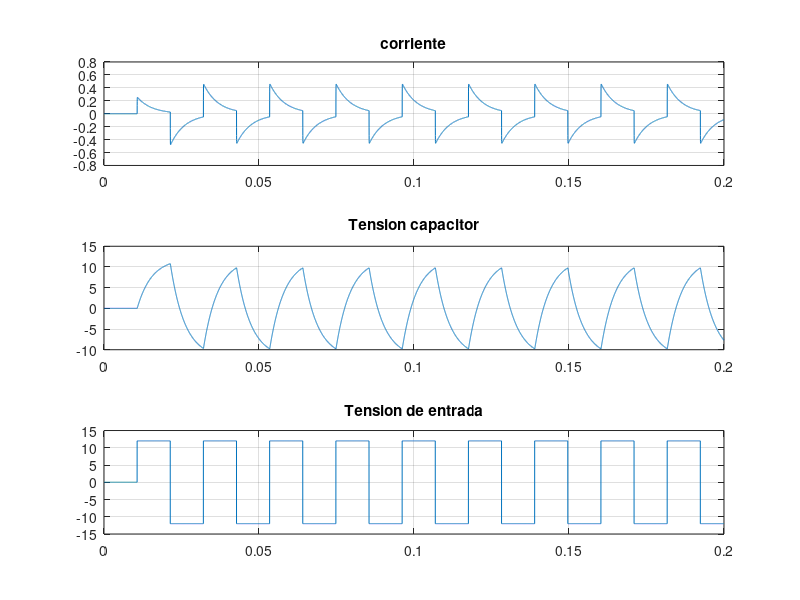
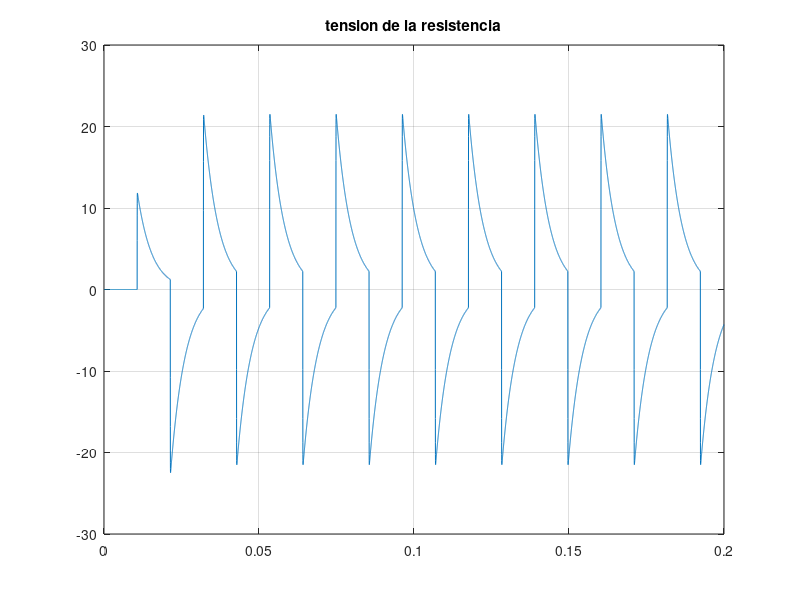

Source code (MATLAB) for these figures, in order:
%%TP1 inciso 1
pkg load control signal;
clc; clear all; close all;

%componentes
R=47;
L=1e-3;
C=100e-6;
Ve=0;
I(1)=0;%X1
V_c(1)=0;%X2

%matrices del espacio de estados (ss)
A=[-R/L -1/L; 1/C 0]
B=[1/L; 0]
Ct=[R 0]
D=[0]
X=[I ; V_c];
u(1)=0;
[num,den]=ss2tf(A,B,Ct,D);
sys=tf(num,den);
Y(1)=0;

%Variables de utilidad
%%Para determinar h se hace lo siguiente:
f=max(abs(pole(sys)))%%Esto nos imprime la frecuencia del polo más alta del sistema.

%Como por el teorema del muestreo, tenemos que muestrear al doble de esa frecuencia
%determinamos h como 1/10f, donde f es la frecuencia más alta
h=1/(2*f) %El h como yo
tiempo=(0.2/h);%2e6
t=0:h:(tiempo*h);
i=1;


while(i<(tiempo+1))
  u(i)=Ve;
  I(i)=X(1);V_c(i)=X(2);
  if( mod(i, 1000) == 0) %Cambia el valor de entrada cada 1000 tics, que son aproximadamente 1 ms
    if (Ve==12)
      Ve=-12;
    else
      Ve=12;
    end
  end
  X_P=A*X+B*u(i);%X punto
  X=X+h*X_P;%Esto es el cálculo de la integral como sumatoria

  Y(i)=R*I(i);
  i=i+1;

end

%Imprimo como varían mis variables de estado y mi entrada
figure 1;
subplot(3,1,1) ;plot(t,I); title("corriente"); grid on;
subplot(3,1,2) ;plot(t,V_c); title("Tension capacitor");grid on;
subplot(3,1,3) ;plot(t,u); title("Tension de entrada");grid on;

%Imprimo mi salida, que en este ejercicio era la tensión de la resistencia
figure 2;
plot(t,Y);title("tension de la resistencia"); grid on;
